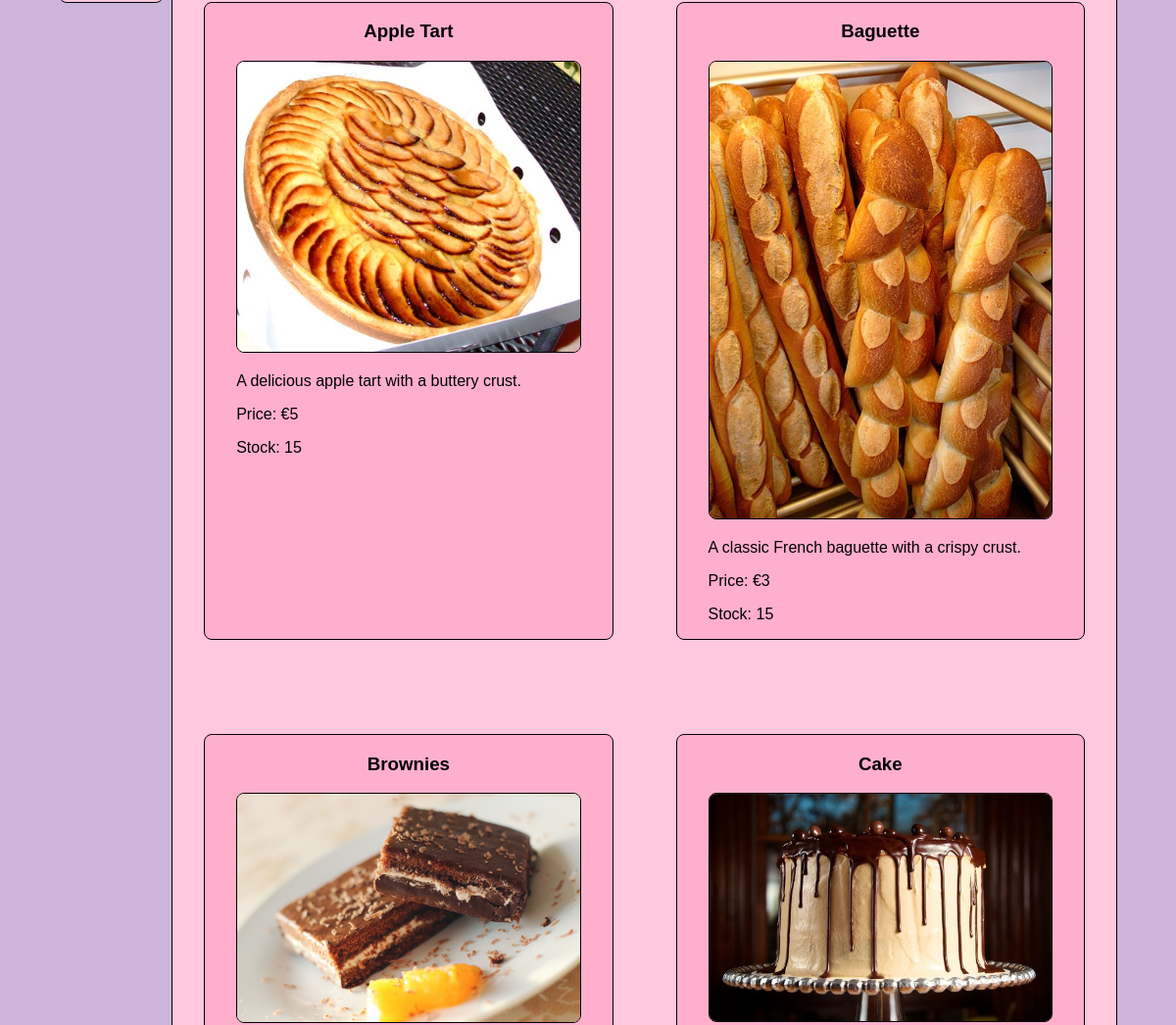
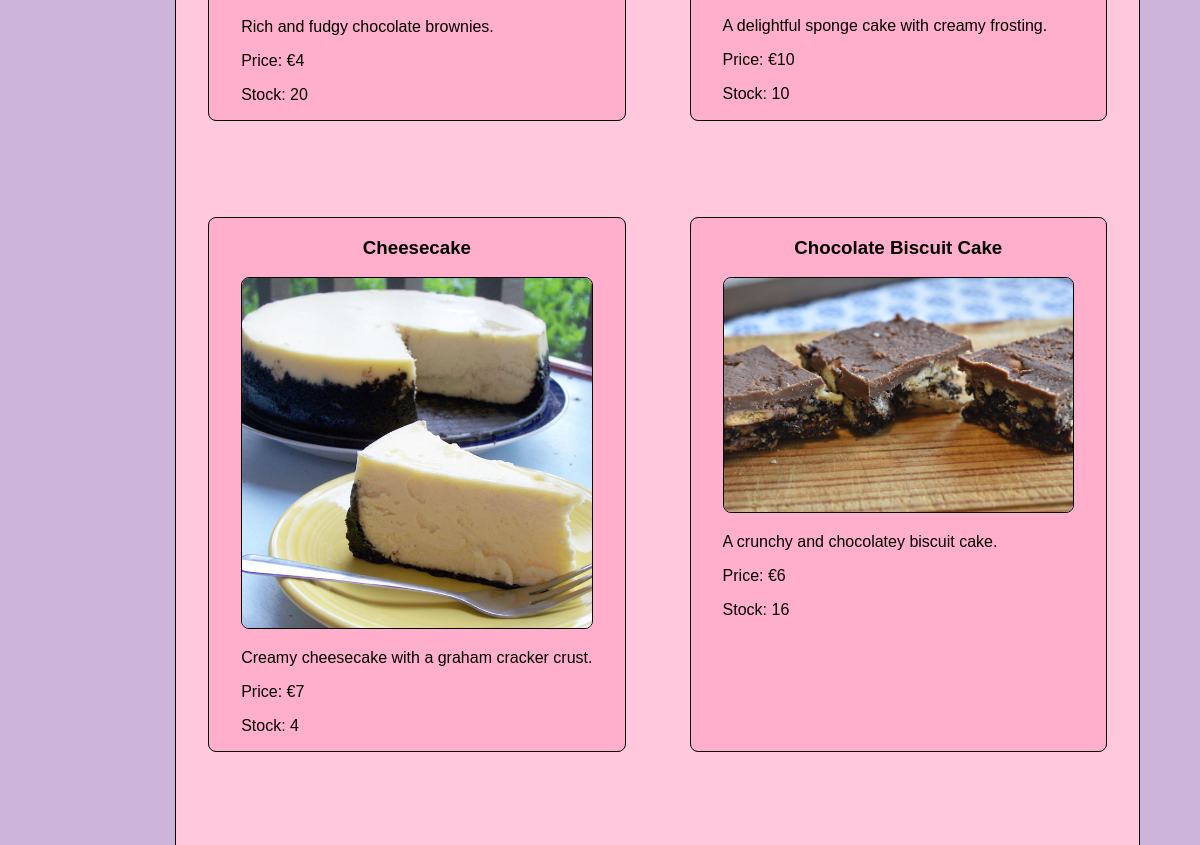
Before: /menu (middle part) with the older database file (2 pictures, top to bottom).
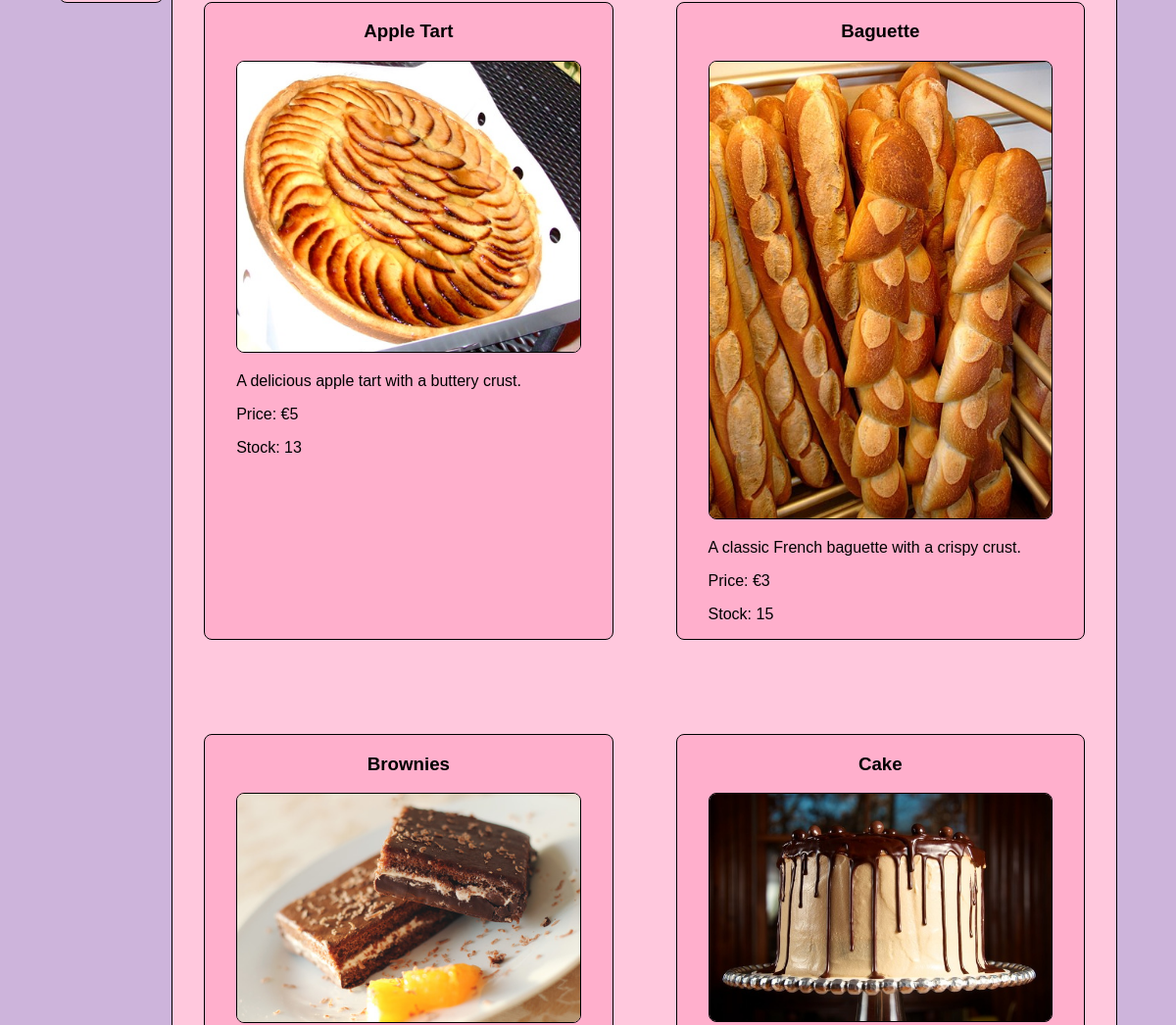
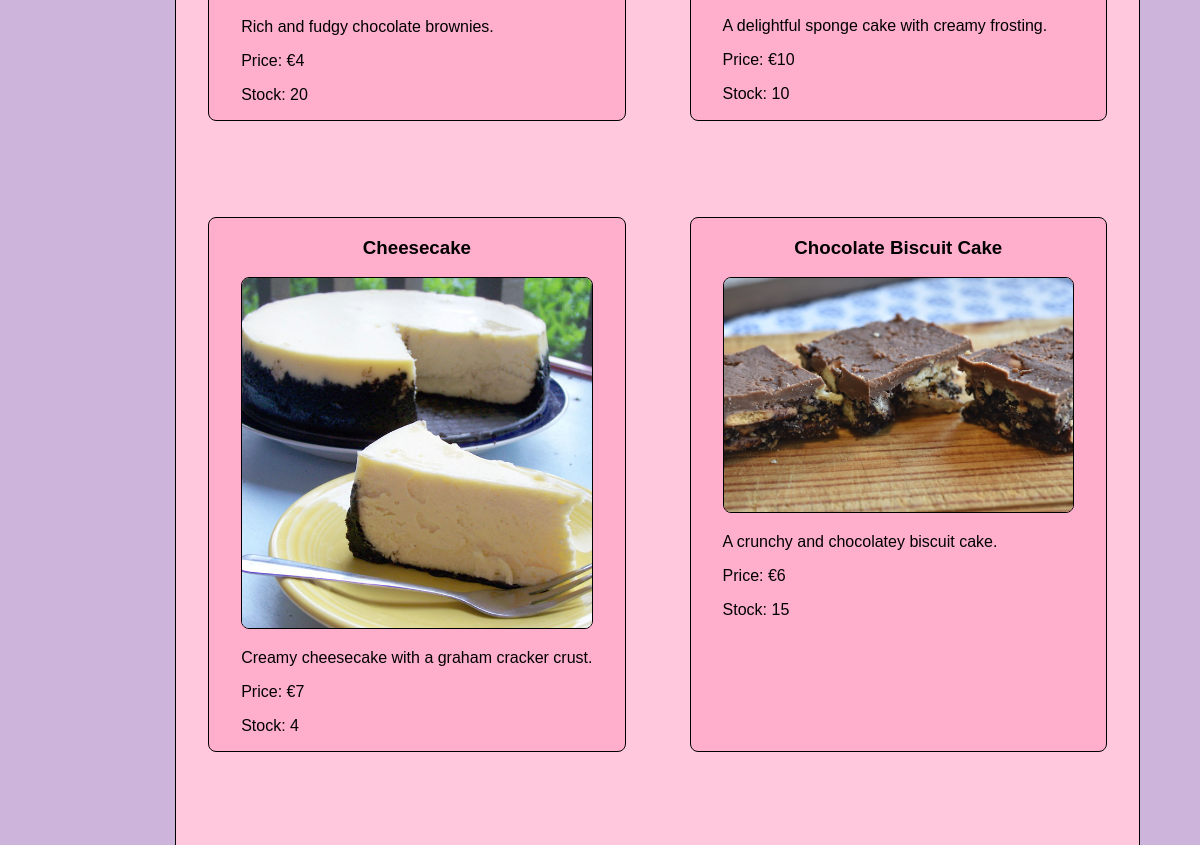
After: the same page with the newer database file (2 pictures, top to bottom).
### tables this page shows
CREATE TABLE menu (
    item_id INTEGER PRIMARY KEY AUTOINCREMENT,
    item_name TEXT NOT NULL,
    price INTEGER NOT NULL,
    stock INTEGER NOT NULL,
    image TEXT NOT NULL,
    description text NOT NULL

);

### app.py (the view)
@app.route('/menu', methods = ["GET", 'POST'])
def menu():
    form = FilterMenuForm()
    db = get_db()
    if form.validate_on_submit():
        item_name = form.item_name.data
        min_price = form.min_price.data
        max_price = form.max_price.data
        if item_name != '' and min_price is None and max_price is None:
            menu = db.execute("""SELECT * FROM menu WHERE item_name LIKE '%' || ? || '%' """, (item_name,)).fetchall()
        elif item_name == '' and min_price is not None and max_price is None:
            menu = db.execute("""SELECT * FROM menu WHERE price >= ?""", (min_price,)).fetchall()
        elif item_name == '' and min_price is None and max_price is not None:
            menu = db.execute("""SELECT * FROM menu WHERE price <= ?""", (max_price,)).fetchall()
        elif item_name != '' and min_price is not None and max_price is None:
            menu = db.execute("""SELECT * FROM menu WHERE price >= ? AND item_name LIKE '%' || ? || '%' """, (min_price,item_name)).fetchall()
        elif item_name != '' and min_price is None and max_price is not None:
            menu = db.execute("""SELECT * FROM menu WHERE price <= ? AND item_name LIKE '%' || ? || '%' """, (max_price,item_name)).fetchall()
        elif item_name == '' and min_price is not  None and max_price is not None:
            menu = db.execute("""SELECT * FROM menu WHERE price BETWEEN ? AND ? """, (min_price,max_price)).fetchall()
        elif item_name != '' and min_price is not None and max_price is not None:
            menu = db.execute("""SELECT * FROM menu WHERE price BETWEEN ? AND ? AND item_name LIKE '%' || ? || '%' """, (min_price, max_price ,item_name)).fetchall()
        else:
            menu = db.execute("""SELECT * FROM menu""").fetchall()
    else:
        menu = db.execute("""SELECT * FROM menu""").fetchall()
    return render_template('menu.html', menu=menu, title = "Menu", form = form)

### app.py (called while the page is built)
@app.before_request
def load_logged_in_user():
    g.user = session.get('user_id',None)
    g.is_admin = session.get('is_admin',None)

### database.py (called while the page is built)
def get_db():
    if 'db' not in g:
        g.db = sqlite3.connect(DATABASE,
                               detect_types=sqlite3.PARSE_DECLTYPES)
        g.db.row_factory = sqlite3.Row
        return g.db

### templates/menu.html (shortened to what this page needs)
{% extends "base.html" %}
{% block main_content %}
<div class="flexbox">
    {% if menu %}
    {% for item in menu %}
    <section class="review">
        <h3>{{item['item_name']}}</h3>
        <figure>
        <img src="{{ url_for('static', filename=item['image']) }}" alt="a delectible treat">
        </figure>
        <p>{{item['description']}}</p>
        <p>Price: €{{item['price']}}</p>
        <p>Stock: {{item['stock']}}</p>
    </section>
    {% endfor %}
    {% else %}
    <p>No items match your parameters!</p>
    {% endif %}
</div>
<br>
{% endblock %}

Changed rows visible on the page:
changed menu "Apple Tart": stock "15" → "13"
changed menu "Chocolate Biscuit Cake": stock "16" → "15"
